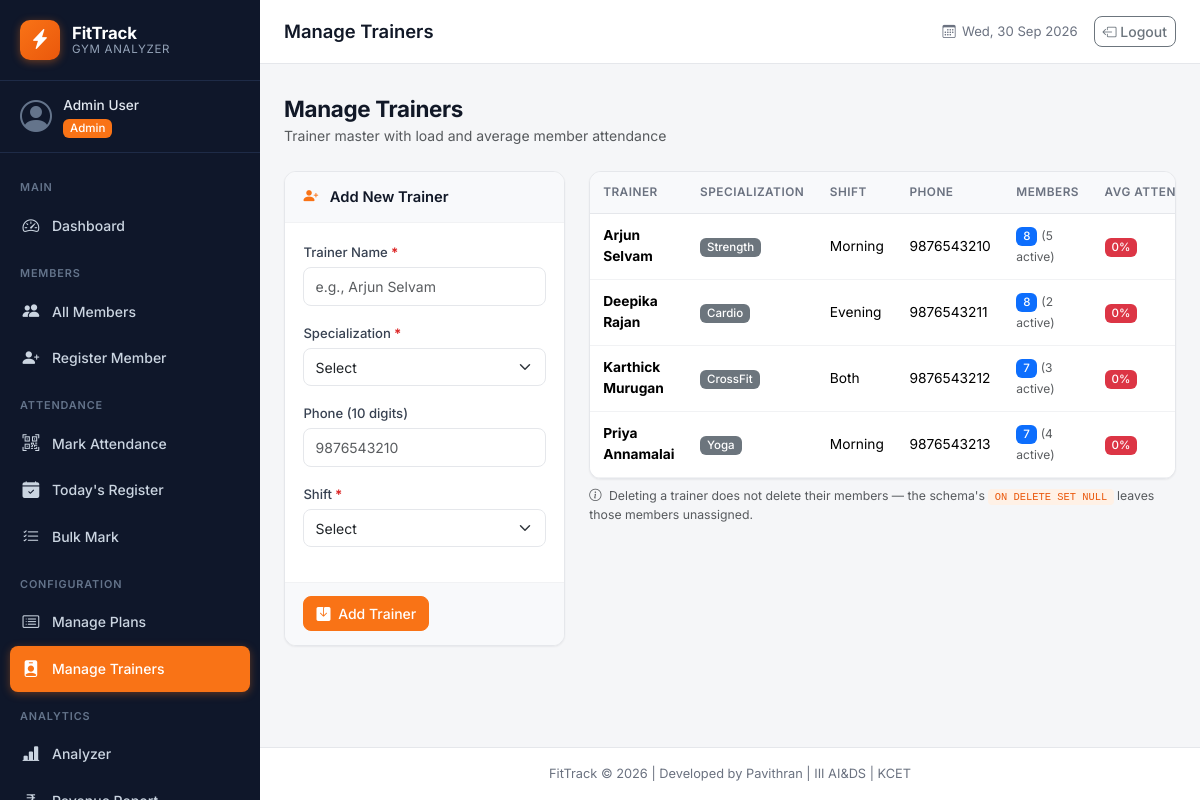
The page /trainers/manage.php (signed in) on the database its author committed.
### tables this page shows
CREATE TABLE IF NOT EXISTS trainer (
    trainer_id       INT            AUTO_INCREMENT PRIMARY KEY,
    trainer_name     VARCHAR(40)    NOT NULL,
    specialization   VARCHAR(30),
    phone            VARCHAR(10),
    shift            VARCHAR(20)
);

### includes/functions.php (called while the page is built, shortened)
<?php
function attendance_band(float $pct): array {
    return             ['label' => 'Critical',   'class' => 'danger'];
}
function h(mixed $val): string {
    return htmlspecialchars((string)($val ?? ''), ENT_QUOTES, 'UTF-8');
}

### trainers/manage.php (the view, shortened to what this page needs)
<?php
require_once __DIR__ . '/../includes/functions.php';
$pdo        = get_db();
$trainers = $pdo->query(
    "SELECT t.*,
            COUNT(v.member_id) AS member_count,
            SUM(v.status = 'Active') AS active_count,
            ROUND(AVG(v.attendance_pct), 2) AS avg_attendance_pct
     FROM trainer t
     LEFT JOIN v_member_summary v ON v.trainer_id = t.trainer_id
     GROUP BY t.trainer_id, t.trainer_name, t.specialization, t.phone, t.shift
     ORDER BY t.trainer_name"
)->fetchAll();
$edit_trainer = null;
include __DIR__ . '/../includes/header.php';
?>
<div class="container-fluid px-4 py-3">
    <div class="mb-4">
        <h2 class="section-heading">Manage Trainers</h2>
        <p class="text-muted">Trainer master with load and average member attendance</p>
    </div>
    <div class="row g-4">
        <div class="col-12 col-lg-4">
            <form method="POST" action="manage.php" class="form-card">
                <div class="form-card-header">
                    <i class="bi bi-<?= $edit_trainer ? 'pencil-fill' : 'person-plus-fill' ?> me-2 text-accent"></i>
                    <?= $edit_trainer ? 'Edit Trainer' : 'Add New Trainer' ?>
                </div>
                <div class="form-card-body">
                    <div class="mb-3">
                        <label class="form-label required-field">Trainer Name</label>
                        <input type="text" class="form-control" name="trainer_name" maxlength="40" required
                               value="<?= h($edit_trainer['trainer_name'] ?? '') ?>" placeholder="e.g., Arjun Selvam">
                    </div>
                    <div class="mb-3">
                        <label class="form-label required-field">Specialization</label>
                        <select class="form-select" name="specialization" required>
                            <option value="">Select</option>
                        </select>
                    </div>
                    <div class="mb-3">
                        <label class="form-label">Phone (10 digits)</label>
                        <input type="tel" class="form-control" name="phone" pattern="\d{10}" maxlength="10"
                               value="<?= h($edit_trainer['phone'] ?? '') ?>" placeholder="9876543210">
                    </div>
                    <div class="mb-3">
                        <label class="form-label required-field">Shift</label>
                        <select class="form-select" name="shift" required>
                            <option value="">Select</option>
                        </select>
                    </div>
                </div>
                <div class="form-card-footer d-flex gap-2">
                    <button type="submit" class="btn btn-accent">
                        <i class="bi bi-save-fill me-1"></i> <?= $edit_trainer ? 'Update Trainer' : 'Add Trainer' ?>
                    </button>
                </div>
            </form>
        </div>
        <div class="col-12 col-lg-8">
            <div class="table-card">
                <?php if (empty($trainers)): ?>
                    <div class="empty-state py-5">
                        <i class="bi bi-person-badge fs-1 text-muted"></i>
                        <h5 class="mt-3">No trainers yet</h5>
                        <p class="text-muted">Add your first trainer using the form.</p>
                    </div>
                <?php else: ?>
                <div class="table-responsive">
                    <table class="table table-hover align-middle mb-0">
                        <thead class="table-head">
                            <tr>
                                <th>Trainer</th><th>Specialization</th><th>Shift</th><th>Phone</th>
                                <th>Members</th><th>Avg Attendance</th><th>Actions</th>
                            </tr>
                        </thead>
                        <tbody>
                        <?php foreach ($trainers as $t): ?>
                            <?php
                                $avg  = $t['avg_attendance_pct'] !== null ? (float)$t['avg_attendance_pct'] : null;
                                $band = $avg !== null ? attendance_band($avg) : null;
                            ?>
                            <tr>
                                <td><strong><?= h($t['trainer_name']) ?></strong></td>
                                <td><span class="badge bg-secondary"><?= h($t['specialization']) ?></span></td>
                                <td><?= h($t['shift']) ?></td>
                                <td><?= h($t['phone'] ?: '—') ?></td>
                                <td>
                                    <span class="badge bg-primary"><?= (int)$t['member_count'] ?></span>
                                    <span class="small text-muted">(<?= (int)$t['active_count'] ?> active)</span>
                                </td>
                                <td>
                                    <?php if ($avg !== null): ?>
                                        <span class="badge bg-<?= $band['class'] ?>"><?= $avg ?>%</span>
                                    <?php else: ?>
                                        <span class="text-muted">—</span>
                                    <?php endif; ?>
                                </td>
                            </tr>
                        <?php endforeach; ?>
                        </tbody>
                    </table>
                </div>
                <?php endif; ?>
            </div>
            <p class="text-muted small mt-2">
                <i class="bi bi-info-circle me-1"></i>
                Deleting a trainer does not delete their members — the schema's
                <code>ON DELETE SET NULL</code> leaves those members unassigned.
            </p>
        </div>
    </div>
</div>
<?php include __DIR__ . '/../includes/footer.php'; ?>

### assets/css/style.css (style rules this page uses)
:root { --navy-900: #0f172a; --navy-800: #16213c; --navy-700: #1e2b47; --navy-600: #2a3a5c; --accent: #f97316; --accent-dark: #ea580c; --accent-light: #fff1e6; --bg-body: #f5f6f8; --bg-surface: #ffffff; --bg-muted: #f8f9fb; --text-strong: #111827; --text-body: #374151; --text-muted: #6b7280; --border: #e5e7eb; --border-light: #f1f2f4; --green: #16a34a; --amber: #d97706; --red: #dc2626; --blue: #2563eb; --purple: #7c3aed; --grey: #6b7280; --radius-sm: 8px; --radius: 12px; --radius-lg: 16px; --shadow-sm: 0 1px 2px rgba(15, 23, 42, .06); --shadow: 0 2px 8px rgba(15, 23, 42, .07); --shadow-md: 0 4px 16px rgba(15, 23, 42, .09); --sidebar-w: 260px; --topbar-h: 64px; }
* { box-sizing: border-box; }
body { margin: 0; font-family: 'Inter', -apple-system, BlinkMacSystemFont, 'Segoe UI', Roboto, sans-serif; font-size: 14px; line-height: 1.55; color: var(--text-body); background: var(--bg-body); -webkit-font-smoothing: antialiased; }
h1, h2, h3, h4, h5, h6 { color: var(--text-strong); font-weight: 600; }
code { font-size: .85em; color: var(--accent-dark); background: var(--accent-light); padding: .12rem .4rem; border-radius: 4px; }
.section-heading { font-size: 1.4rem; font-weight: 700; letter-spacing: -.015em; margin: 0 0 .15rem; }
.form-card { background: var(--bg-surface); border: 1px solid var(--border); border-radius: var(--radius); box-shadow: var(--shadow-sm); overflow: hidden; }
.form-card-header { padding: .85rem 1.15rem; border-bottom: 1px solid var(--border-light); font-weight: 600; font-size: .92rem; color: var(--text-strong); background: var(--bg-muted); }
.form-card-body { padding: 1.15rem; }
.form-card-footer { padding: .85rem 1.15rem; border-top: 1px solid var(--border-light); background: var(--bg-muted); }
.form-label { font-size: .82rem; font-weight: 500; color: var(--text-body); margin-bottom: .3rem; }
.required-field::after { content: ' *'; color: var(--red); font-weight: 700; }
.form-control, .form-select { border-color: var(--border); border-radius: var(--radius-sm); font-size: .875rem; padding: .48rem .7rem; }
.table-card { background: var(--bg-surface); border: 1px solid var(--border); border-radius: var(--radius); box-shadow: var(--shadow-sm); overflow: hidden; }
.table { margin-bottom: 0; color: var(--text-body); }
.table-head th, .table thead th { background: var(--bg-muted); color: var(--text-muted); font-size: .74rem; font-weight: 600; text-transform: uppercase; letter-spacing: .04em; border-bottom: 1px solid var(--border); padding: .7rem .8rem; white-space: nowrap; }
.table tbody td { padding: .7rem .8rem; border-bottom: 1px solid var(--border-light); font-size: .86rem; vertical-align: middle; }
.btn { border-radius: var(--radius-sm); font-weight: 500; font-size: .875rem; }
.btn-accent { background: var(--accent); border-color: var(--accent); color: #fff; }
.text-accent { color: var(--accent) !important; }
.badge { font-weight: 500; font-size: .72rem; padding: .32em .6em; border-radius: 6px; }

### rows shown on the page
trainer: trainer_name "Arjun Selvam", specialization "Strength", shift "Morning", phone "9876543210", member_count "8", active_count "5", avg "0"
trainer: trainer_name "Deepika Rajan", specialization "Cardio", shift "Evening", phone "9876543211", member_count "8", active_count "2", avg "0"
trainer: trainer_name "Karthick Murugan", specialization "CrossFit", shift "Both", phone "9876543212", member_count "7", active_count "3", avg "0"
trainer: trainer_name "Priya Annamalai", specialization "Yoga", shift "Morning", phone "9876543213", member_count "7", active_count "4", avg "0"

### other values the page prints
$_SESSION['full_name'] "Admin User"
$_SESSION['role'] "Admin"
$page_title "Manage Trainers"
